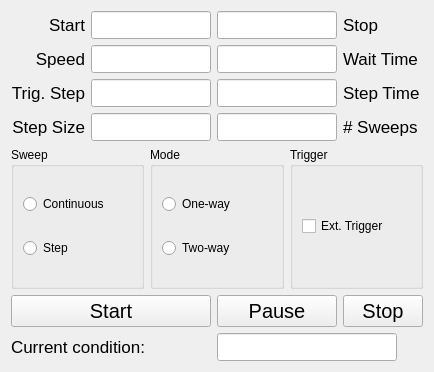
<?xml version="1.0" encoding="UTF-8"?>
<ui version="4.0">
 <class>Form</class>
 <widget class="QWidget" name="Form">
  <property name="geometry">
   <rect>
    <x>0</x>
    <y>0</y>
    <width>427</width>
    <height>372</height>
   </rect>
  </property>
  <property name="windowTitle">
   <string>Form</string>
  </property>
  <property name="styleSheet">
   <string notr="true"/>
  </property>
  <layout class="QGridLayout" name="gridLayout_4">
   <item row="9" column="2" colspan="2">
    <widget class="QLineEdit" name="current_condition_line">
     <property name="maximumSize">
      <size>
       <width>180</width>
       <height>16777215</height>
      </size>
     </property>
     <property name="font">
      <font>
       <pointsize>13</pointsize>
      </font>
     </property>
     <property name="text">
      <string/>
     </property>
    </widget>
   </item>
   <item row="9" column="0" colspan="2">
    <widget class="QLabel" name="condition_label">
     <property name="font">
      <font>
       <pointsize>13</pointsize>
      </font>
     </property>
     <property name="text">
      <string>Current condition:</string>
     </property>
    </widget>
   </item>
   <item row="1" column="2">
    <widget class="QLineEdit" name="wait_line">
     <property name="minimumSize">
      <size>
       <width>120</width>
       <height>0</height>
      </size>
     </property>
     <property name="maximumSize">
      <size>
       <width>80</width>
       <height>16777215</height>
      </size>
     </property>
     <property name="font">
      <font>
       <pointsize>13</pointsize>
      </font>
     </property>
    </widget>
   </item>
   <item row="0" column="0">
    <widget class="QLabel" name="start_wavelength_label">
     <property name="font">
      <font>
       <pointsize>13</pointsize>
      </font>
     </property>
     <property name="text">
      <string>Start</string>
     </property>
     <property name="alignment">
      <set>Qt::AlignRight|Qt::AlignTrailing|Qt::AlignVCenter</set>
     </property>
     <property name="buddy">
      <cstring>start_wavelength_line</cstring>
     </property>
    </widget>
   </item>
   <item row="1" column="1">
    <widget class="QLineEdit" name="speed_line">
     <property name="minimumSize">
      <size>
       <width>120</width>
       <height>0</height>
      </size>
     </property>
     <property name="maximumSize">
      <size>
       <width>80</width>
       <height>16777215</height>
      </size>
     </property>
     <property name="font">
      <font>
       <pointsize>13</pointsize>
      </font>
     </property>
    </widget>
   </item>
   <item row="0" column="1">
    <widget class="QLineEdit" name="start_wavelength_line">
     <property name="minimumSize">
      <size>
       <width>120</width>
       <height>0</height>
      </size>
     </property>
     <property name="maximumSize">
      <size>
       <width>80</width>
       <height>16777215</height>
      </size>
     </property>
     <property name="sizeIncrement">
      <size>
       <width>8</width>
       <height>0</height>
      </size>
     </property>
     <property name="font">
      <font>
       <pointsize>13</pointsize>
      </font>
     </property>
    </widget>
   </item>
   <item row="1" column="3">
    <widget class="QLabel" name="wait_label">
     <property name="font">
      <font>
       <pointsize>13</pointsize>
      </font>
     </property>
     <property name="text">
      <string>Wait Time</string>
     </property>
     <property name="buddy">
      <cstring>wait_line</cstring>
     </property>
    </widget>
   </item>
   <item row="1" column="0">
    <widget class="QLabel" name="speed_label">
     <property name="font">
      <font>
       <pointsize>13</pointsize>
      </font>
     </property>
     <property name="text">
      <string>Speed</string>
     </property>
     <property name="alignment">
      <set>Qt::AlignRight|Qt::AlignTrailing|Qt::AlignVCenter</set>
     </property>
     <property name="buddy">
      <cstring>speed_line</cstring>
     </property>
    </widget>
   </item>
   <item row="0" column="2">
    <widget class="QLineEdit" name="stop_wavelength_line">
     <property name="minimumSize">
      <size>
       <width>120</width>
       <height>0</height>
      </size>
     </property>
     <property name="maximumSize">
      <size>
       <width>80</width>
       <height>16777215</height>
      </size>
     </property>
     <property name="font">
      <font>
       <pointsize>13</pointsize>
      </font>
     </property>
    </widget>
   </item>
   <item row="0" column="3">
    <widget class="QLabel" name="stop_wavelength_label">
     <property name="font">
      <font>
       <pointsize>13</pointsize>
      </font>
     </property>
     <property name="text">
      <string>Stop</string>
     </property>
     <property name="alignment">
      <set>Qt::AlignLeading|Qt::AlignLeft|Qt::AlignVCenter</set>
     </property>
     <property name="buddy">
      <cstring>stop_wavelength_line</cstring>
     </property>
    </widget>
   </item>
   <item row="3" column="0">
    <widget class="QLabel" name="step_label">
     <property name="font">
      <font>
       <pointsize>13</pointsize>
      </font>
     </property>
     <property name="text">
      <string>Step Size</string>
     </property>
     <property name="alignment">
      <set>Qt::AlignRight|Qt::AlignTrailing|Qt::AlignVCenter</set>
     </property>
     <property name="buddy">
      <cstring>step_line</cstring>
     </property>
    </widget>
   </item>
   <item row="3" column="1">
    <widget class="QLineEdit" name="step_line">
     <property name="minimumSize">
      <size>
       <width>120</width>
       <height>0</height>
      </size>
     </property>
     <property name="maximumSize">
      <size>
       <width>80</width>
       <height>16777215</height>
      </size>
     </property>
     <property name="font">
      <font>
       <pointsize>13</pointsize>
      </font>
     </property>
     <property name="text">
      <string/>
     </property>
    </widget>
   </item>
   <item row="3" column="2">
    <widget class="QLineEdit" name="sweeps_line">
     <property name="minimumSize">
      <size>
       <width>120</width>
       <height>0</height>
      </size>
     </property>
     <property name="maximumSize">
      <size>
       <width>80</width>
       <height>16777215</height>
      </size>
     </property>
     <property name="font">
      <font>
       <pointsize>13</pointsize>
      </font>
     </property>
    </widget>
   </item>
   <item row="2" column="2">
    <widget class="QLineEdit" name="step_time_line">
     <property name="minimumSize">
      <size>
       <width>120</width>
       <height>0</height>
      </size>
     </property>
     <property name="maximumSize">
      <size>
       <width>80</width>
       <height>16777215</height>
      </size>
     </property>
     <property name="font">
      <font>
       <pointsize>13</pointsize>
      </font>
     </property>
    </widget>
   </item>
   <item row="3" column="3">
    <widget class="QLabel" name="sweeps_label">
     <property name="font">
      <font>
       <pointsize>13</pointsize>
      </font>
     </property>
     <property name="text">
      <string># Sweeps</string>
     </property>
     <property name="buddy">
      <cstring>sweeps_line</cstring>
     </property>
    </widget>
   </item>
   <item row="2" column="3">
    <widget class="QLabel" name="step_time_label">
     <property name="font">
      <font>
       <pointsize>13</pointsize>
      </font>
     </property>
     <property name="text">
      <string>Step Time</string>
     </property>
     <property name="buddy">
      <cstring>step_time_line</cstring>
     </property>
    </widget>
   </item>
   <item row="2" column="0">
    <widget class="QLabel" name="trigger_step_label">
     <property name="font">
      <font>
       <pointsize>13</pointsize>
      </font>
     </property>
     <property name="text">
      <string>Trig. Step</string>
     </property>
     <property name="alignment">
      <set>Qt::AlignRight|Qt::AlignTrailing|Qt::AlignVCenter</set>
     </property>
     <property name="buddy">
      <cstring>trigger_step_line</cstring>
     </property>
    </widget>
   </item>
   <item row="2" column="1">
    <widget class="QLineEdit" name="trigger_step_line">
     <property name="minimumSize">
      <size>
       <width>120</width>
       <height>0</height>
      </size>
     </property>
     <property name="maximumSize">
      <size>
       <width>80</width>
       <height>16777215</height>
      </size>
     </property>
     <property name="font">
      <font>
       <pointsize>13</pointsize>
      </font>
     </property>
    </widget>
   </item>
   <item row="4" column="0" colspan="4">
    <layout class="QHBoxLayout" name="horizontalLayout">
     <item>
      <widget class="QGroupBox" name="groupBox">
       <property name="title">
        <string>Sweep</string>
       </property>
       <layout class="QGridLayout" name="gridLayout">
        <item row="0" column="0">
         <widget class="QRadioButton" name="continuous_button">
          <property name="text">
           <string>Continuous</string>
          </property>
         </widget>
        </item>
        <item row="1" column="0">
         <widget class="QRadioButton" name="step_button">
          <property name="text">
           <string>Step</string>
          </property>
         </widget>
        </item>
       </layout>
      </widget>
     </item>
     <item>
      <widget class="QGroupBox" name="groupBox_2">
       <property name="title">
        <string>Mode</string>
       </property>
       <layout class="QGridLayout" name="gridLayout_2">
        <item row="0" column="0">
         <widget class="QRadioButton" name="one_button">
          <property name="text">
           <string>One-way</string>
          </property>
         </widget>
        </item>
        <item row="1" column="0">
         <widget class="QRadioButton" name="two_button">
          <property name="text">
           <string>Two-way</string>
          </property>
         </widget>
        </item>
       </layout>
      </widget>
     </item>
     <item>
      <widget class="QGroupBox" name="groupBox_3">
       <property name="title">
        <string>Trigger</string>
       </property>
       <layout class="QGridLayout" name="gridLayout_3">
        <item row="0" column="0">
         <widget class="QCheckBox" name="trigger_check">
          <property name="text">
           <string>Ext. Trigger</string>
          </property>
         </widget>
        </item>
       </layout>
      </widget>
     </item>
    </layout>
   </item>
   <item row="7" column="3">
    <widget class="QPushButton" name="stop_button">
     <property name="font">
      <font>
       <pointsize>15</pointsize>
      </font>
     </property>
     <property name="text">
      <string>Stop</string>
     </property>
    </widget>
   </item>
   <item row="7" column="2">
    <widget class="QPushButton" name="pause_button">
     <property name="font">
      <font>
       <pointsize>15</pointsize>
      </font>
     </property>
     <property name="text">
      <string>Pause</string>
     </property>
    </widget>
   </item>
   <item row="7" column="0" colspan="2">
    <widget class="QPushButton" name="start_button">
     <property name="font">
      <font>
       <pointsize>15</pointsize>
      </font>
     </property>
     <property name="autoFillBackground">
      <bool>true</bool>
     </property>
     <property name="text">
      <string>Start</string>
     </property>
    </widget>
   </item>
  </layout>
 </widget>
 <tabstops>
  <tabstop>start_wavelength_line</tabstop>
  <tabstop>stop_wavelength_line</tabstop>
  <tabstop>speed_line</tabstop>
  <tabstop>wait_line</tabstop>
  <tabstop>trigger_step_line</tabstop>
  <tabstop>step_time_line</tabstop>
  <tabstop>step_line</tabstop>
  <tabstop>sweeps_line</tabstop>
  <tabstop>continuous_button</tabstop>
  <tabstop>step_button</tabstop>
  <tabstop>one_button</tabstop>
  <tabstop>two_button</tabstop>
  <tabstop>trigger_check</tabstop>
  <tabstop>current_condition_line</tabstop>
 </tabstops>
 <resources/>
 <connections/>
 <designerdata>
  <property name="gridDeltaX">
   <number>10</number>
  </property>
  <property name="gridDeltaY">
   <number>10</number>
  </property>
  <property name="gridSnapX">
   <bool>true</bool>
  </property>
  <property name="gridSnapY">
   <bool>true</bool>
  </property>
  <property name="gridVisible">
   <bool>true</bool>
  </property>
 </designerdata>
</ui>
